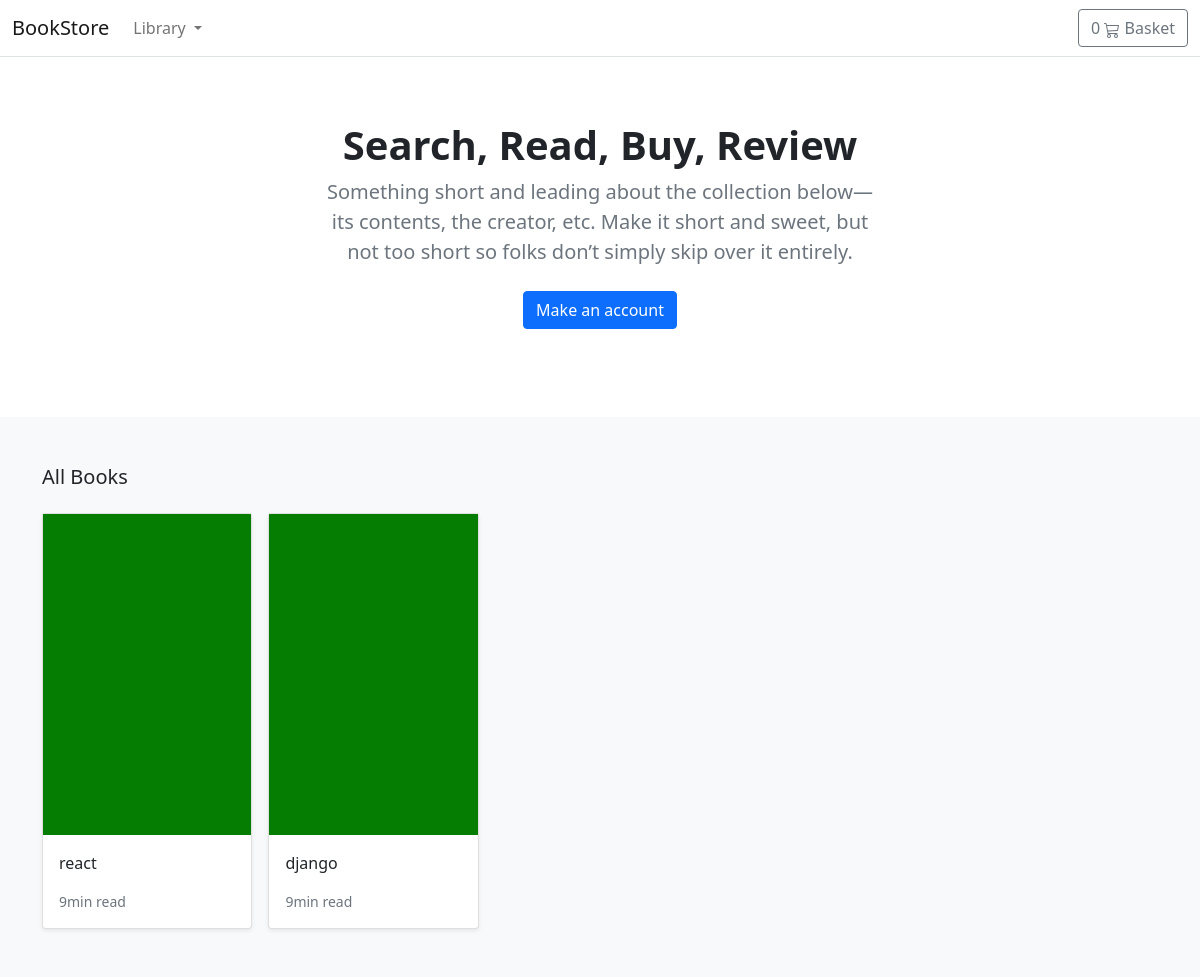
/, run on an earlier commit of the app's database.
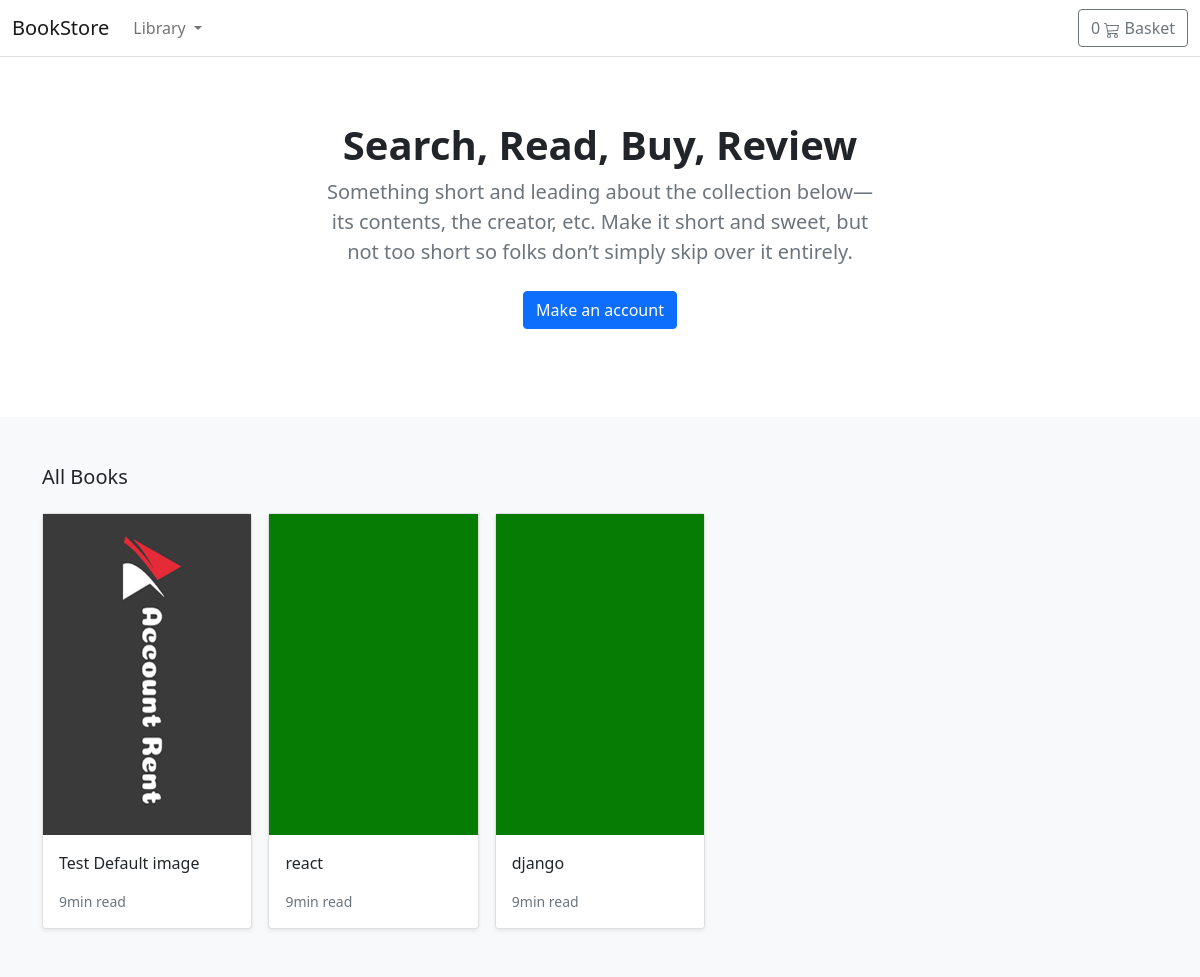
And on a later commit of the database.
### store/models.py (models this page shows, shortened)
class Product(models.Model):
    category = models.ForeignKey(Category, related_name='product', on_delete=models.CASCADE)
    created_by = models.ForeignKey(User, on_delete=models.CASCADE, related_name='product_creator')
    title = models.CharField(max_length=255)
    author=models.CharField(max_length=255, default='admin')
    description = models.TextField(blank=True)
    image = models.ImageField(upload_to='images/' ,default= 'images/default.png')
    slug = models.SlugField(max_length=255)
    price = models.DecimalField(max_digits=4, decimal_places=2)
    in_stock = models.BooleanField(default=True)
    is_active = models.BooleanField(default=True)
    created = models.DateTimeField(auto_now_add=True)
    updated = models.DateTimeField(auto_now=True)
    objects = models.Manager()
    products = ProductManager()
    class Meta:
        verbose_name_plural = 'products'
        ordering = ('-created',)
    def get_absolute_url(self):
        return reverse('store:product_detail', args={self.slug})

### store/views.py (the view)
# urls.py: path('', views.product_all, name='product_all'),
def product_all(request):
    products = Product.products.all()
    return render(request, 'store/home.html', {'products' : products})

### basket/basket.py (called while the page is built)
    def __len__(self):
        return sum(item['qty'] for item in self.basket.values())

### basket/context_processors.py (called while the page is built)
def basket(request):
    return {
        'basket': Basket(request)
    }

### store/context_processors.py (called while the page is built)
def categories(request):
     return {
           'categories' :  Category.objects.all()
     }

### store/models.py (called while the page is built)
    def get_queryset(self):
        return super(ProductManager, self).get_queryset().filter(is_active= True)

    def get_absolute_url(self):
        return reverse('store:category_list', args={self.slug})

### templates/store/home.html (shortened to what this page needs)
{% extends "./base.html" %}
{% load static %}
{% block content %}
<main>
  <section class="py-5 text-center container">
    <div class="row py-lg-3">
      <div class="col-lg-6 col-md-8 mx-auto">
        <h1 class="h1 fw-bold">Search, Read, Buy, Review</h1>
        <p class="lead text-muted">Something short and leading about the collection below—its contents, the creator,
          etc. Make it short and sweet, but not too short so folks don’t simply skip over it entirely.</p>
        <p>
          <a href="#" class="btn btn-primary my-2">Make an account</a>
        </p>
      </div>
    </div>
  </section>
  <div class="album py-5 bg-light">
    <div class="container">
      <div class="pb-3 h5">All Books</div>
      <div class="row row-cols-1 row-cols-sm-2 row-cols-md-5 g-3">
        {% for product in products %}
        <div class="col">
          <div class="card shadow-sm">
            <img class="img-fluid" alt="Responsive image" src="{{ product.image.url }}">
            <div class="card-body">
              <p class="card-text">
                <a class="text-dark text-decoration-none" href="{{ product.get_absolute_url }}">{{ product.title }}</a>
              </p>
              <div class="d-flex justify-content-between align-items-center">
                <small class="text-muted">9min read</small>
              </div>
            </div>
          </div>
        </div>
        {% endfor %}
      </div>
    </div>
  </div>
</main>
{% endblock %}

What changed in the data, as far as the page shows it:
added Product: image (placeholder picture), title "Test Default image"
